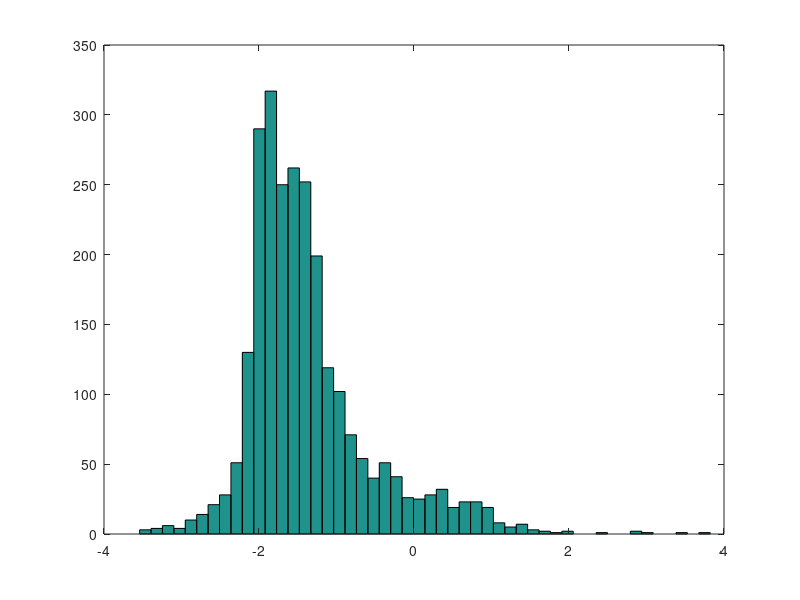
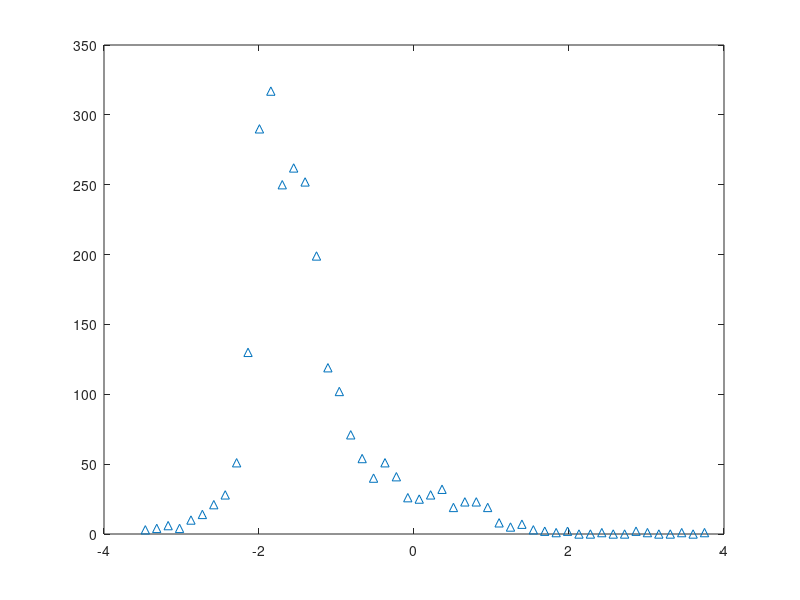
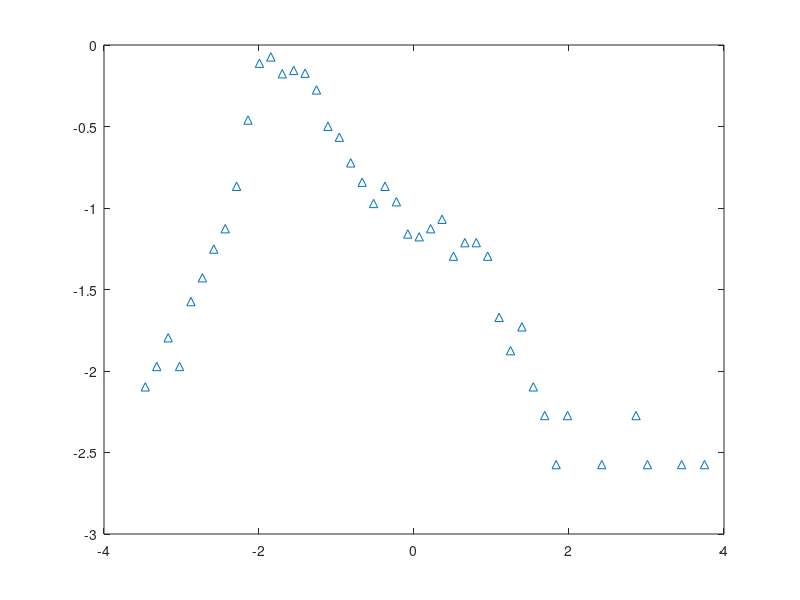
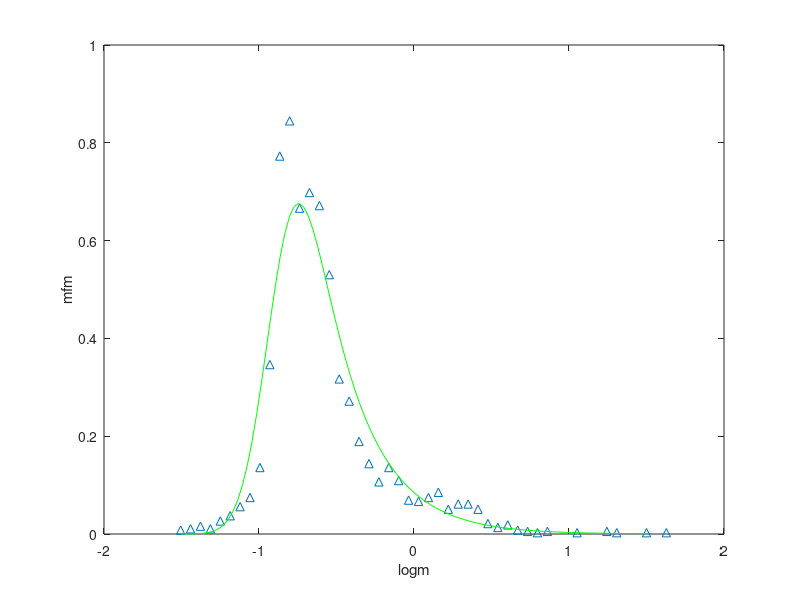

The MATLAB source for these figures, in order: (Note: this script raises an error after producing the figures.)
%----------51 million MLR --------%


Mass1 = load('MONC.mat');
Mass1 = Mass1.Mass;
lm1 = log(Mass1); 
%------------------mass spectrum------------------%
[n,m] = size(Mass1);% n is the number of data points 
%nbins = 2*(n)^(2/5);
nbins = 50;
nbins = ceil(nbins);

hist(log(Mass1),nbins)%%%% this is plotting in logspace with fixed distances.
[counts,centers] = hist(log(Mass1),nbins);


figure
plot(centers,counts,'^')


w = centers(1,2) - centers(1,1) 

fm = counts./(w.*n);%this is mfm

figure
plot (centers,log10(fm),'^')


lx1 = centers;%note this is ln and not log10
x1 = exp(lx1);
y1 = fm;%this is mfm
mly1 = log10(fm);

[m1,n1] = size(centers)
for i = 1:n1
    if mly1(1,i) == -Inf
        mly1(1,i) = NaN;
        y1(1,i) = NaN;
        x1(1,i) = NaN;
        lx1(1,i) = NaN;
    end
end
mly1(isnan(mly1)) = [];
x1(isnan(x1)) = [];
lx1(isnan(lx1)) = [];
y1(isnan(y1)) = [];
logx1 = log10(x1); 



figure 
plot(log10(x1), y1,'^')
xlabel logm
ylabel mfm
hold on 
a = 1.421;
b = -2.071;
c = 0.351;
x0 = logspace(-1.5,1.5,100); % these are linear values but logarithmically distirbuted.
y0 = (a.*0.5).*exp((a.*b)+((a.*c).^2.*0.5)).*x0.^(-a).*erfc(((a.*c)-((log(x0)-b)./c))./sqrt(2));
plot(log10(x0),y0,'g')

figure
plot(x1, mly1,'^')
xlabel m
ylabel logmfm
hold on 
[k,l] = size(x1)


%------------plotting LOG M vs. LOG (MFM) MLP for the paramters---------%
figure
plot(log10(x1), mly1,'^')
xlabel logm
ylabel logmf(m)
hold on 

%these numbers are for ignoring only the first data point to reach
%convergence
a = 1.421;
b = -2.071;
c = 0.351;
x0 = logspace(-1.5,1.5,100); % these are linear values but logarithmically distirbuted.
y0 = log10((a.*0.5).*exp((a.*b)+((a.*c).^2.*0.5)).*x0.^(-a).*erfc(((a.*c)-((log(x0)-b)./c))./sqrt(2)));
plot(log10(x0),y0,'g')
hold on 
%----------------plotting the pareto fit----------%
%we will have to do non-linear levenberg for this one too. 
a = 1.714;
b = 0.9301;
yp = (a.*b.^a)./(x0.^(a+1));
lyp = log10(x0.*yp);
plot(log10(x0),lyp,'.','MarkerSize',10)
xlabel 'log(m)'
ylabel 'log(mf(m))'

%QQ plot: residual normality
a1 = 1.714;
b1 = -0.0724;
c1 = 0.01692;

fy1 = log10((a1.*0.5).*exp((a1.*b1)+((a1.*c1).^2.*0.5)).*x1.^(-a1).*erfc(((a1.*c1)-((log(x1)-b1)./c1))./sqrt(2)));
figure
residual = fy1 - mly1;
residual = residual(1,5:50);
qqplot(residual);

h = kstest(residual)
%------------------------MLP fit-----------------%


%CREATEFIT(X1,MLY1)
%  Create a fit.
%
%  Data for 'untitled fit 1' fit:
%      X Input : x1
%      Y Output: mly1
%  Output:
%      fitresult : a fit object representing the fit.
%      gof : structure with goodness-of fit info.
%
%  See also FIT, CFIT, SFIT.

%  Auto-generated by MATLAB on 11-May-2016 13:41:32


% Fit: 'untitled fit 1'.
[xData, yData] = prepareCurveData( x1, mly1 );

% Set up fittype and options.
ft = fittype( 'log10((a*0.5)*exp((a*b)+((a*c)^2*0.5))*x^(-a)*erfc(((a*c)-((log(x)-b)/c))/sqrt(2)))', 'independent', 'x', 'dependent', 'y' );
opts = fitoptions( 'Method', 'NonlinearLeastSquares' );
opts.Algorithm = 'Levenberg-Marquardt';
opts.Display = 'Off';
opts.StartPoint = [1.35 0.369239004801931 0.609215679637835];

% Fit model to data.
[fitresult, gof] = fit( xData, yData, ft, opts );

% Create a figure for the plots.
figure( 'Name', 'untitled fit 1' );

% Plot fit with data.
subplot( 2, 1, 1 );
h = plot( fitresult, xData, yData );
legend( h, 'mly1 vs. x1', 'untitled fit 1', 'Location', 'NorthEast' );
% Label axes
xlabel x1
ylabel mly1
grid on

% Plot residuals.

h = plot( fitresult, xData, yData, '^','residuals' );
legend( h, 'residuals', 'Zero Line', 'Location', 'NorthEast' );
% Label axes
xlabel m
ylabel residuals
grid on






